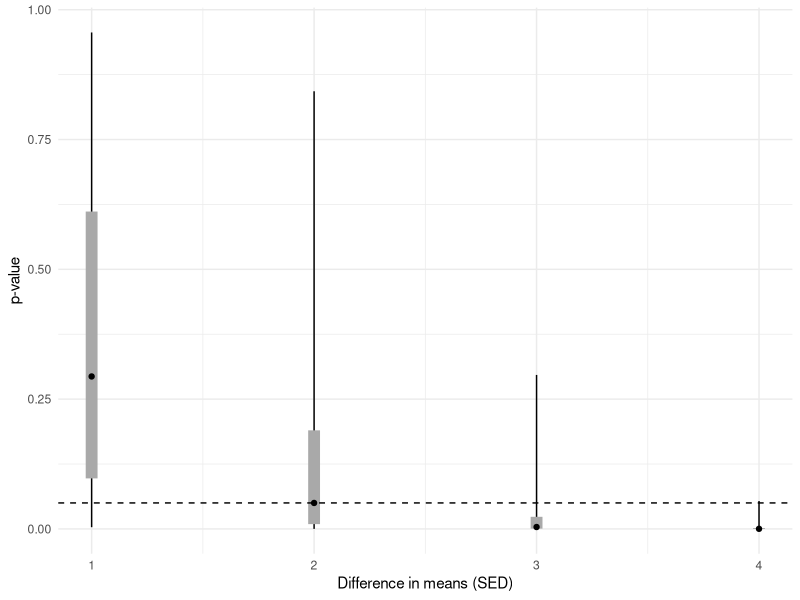

Source code (R):
## ---- chunk 1
# doodle to see 95% CI of p-value (range of p-values consistent with data) given
# a 2SE effect size (i.e. just at 0.05 for large n)
# motivating quote:
# "Remember that if you’re in a setting where the true effect is two standard errors away from zero, that the p-value could easily be anywhere from 0.00006 and 1. That is, in such a setting, the 95% predictive interval for the z-score is (0, 4), which corresponds to a 95% predictive interval for the p-value of (1.0, 0.00006). That’s how noisy the p-value is."
# source: http://andrewgelman.com/2017/11/28/five-ways-fix-statistics/
# Jeffrey Walker
# November 29, 2017

library(ggplot2)
library(data.table)
set.seed(1)
n <- 30
niter <- 5*10^3
sigma <- 1
x <- rep(c(0,1),each=n)
p <- numeric(niter)
d <- numeric(niter)
res <- data.table(NULL)
# initialize in SED units
for(sed_effect in 1:4){
  # the effect in SEM units
  se_effect <- sqrt(2*sed_effect^2) # 
  # the effect in SD units
  sd_effect <- se_effect/sqrt(n)
  power <- power.t.test(n, sd_effect, sigma)$power
  y1 <- matrix(rnorm(n*niter,mean=0.0, sd=sigma), nrow=n)
  y2 <- matrix(rnorm(n*niter, mean=sd_effect, sd=sigma),nrow=n)
  for(i in 1:niter){
    p[i] <- t.test(y1[,i],y2[,i])$p.value
  }
  ci <- quantile(p, c(0.025, 0.05, 0.25, 0.5, 0.75, 0.95, 0.975))
  res <- rbind(res, data.table(n=n,
                          d.sed=sed_effect,
                          d.sem=se_effect, d.sd=round(sd_effect, 2),
                          power=round(power,2),
                          data.table(t(ci))))
}
res
old_names <- c('2.5%', '5%', '25%', '50%', '75%', '95%', '97.5%')
new_names <- c('lo3', 'lo2', 'lo1', 'med', 'up1', 'up2', 'up3')
setnames(res, old=old_names, new=new_names)
gg <- ggplot(data=res, aes(x=d.sed, y=med)) +
  geom_linerange(aes(ymin=lo3, ymax=up3)) +
  geom_linerange(aes(ymin=lo1, ymax=up1), size=4, color='darkgray') +
  geom_point() +
  geom_hline(yintercept=0.05, linetype='dashed') +
#  geom_hline(yintercept=0.05, aes(linetype='dashed', color='darkgray'))
#  geom_hline(yintercept=0.05, mapping=aes(linetype='dashed', color='red'))
  labs(x='Difference in means (SED)', y='p-value') +
  theme_minimal()
gg

